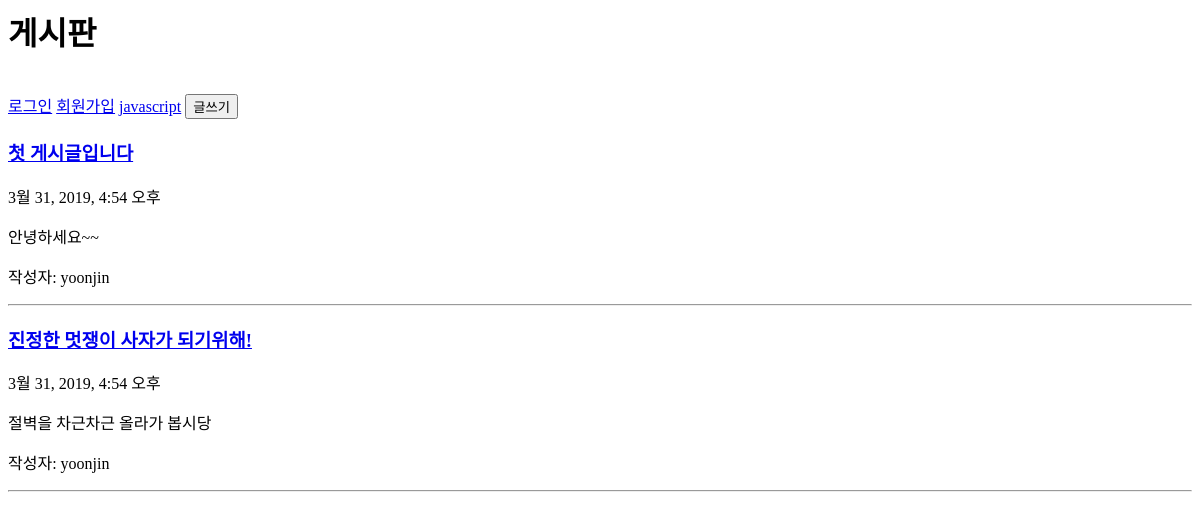
Before: / with the older database file.
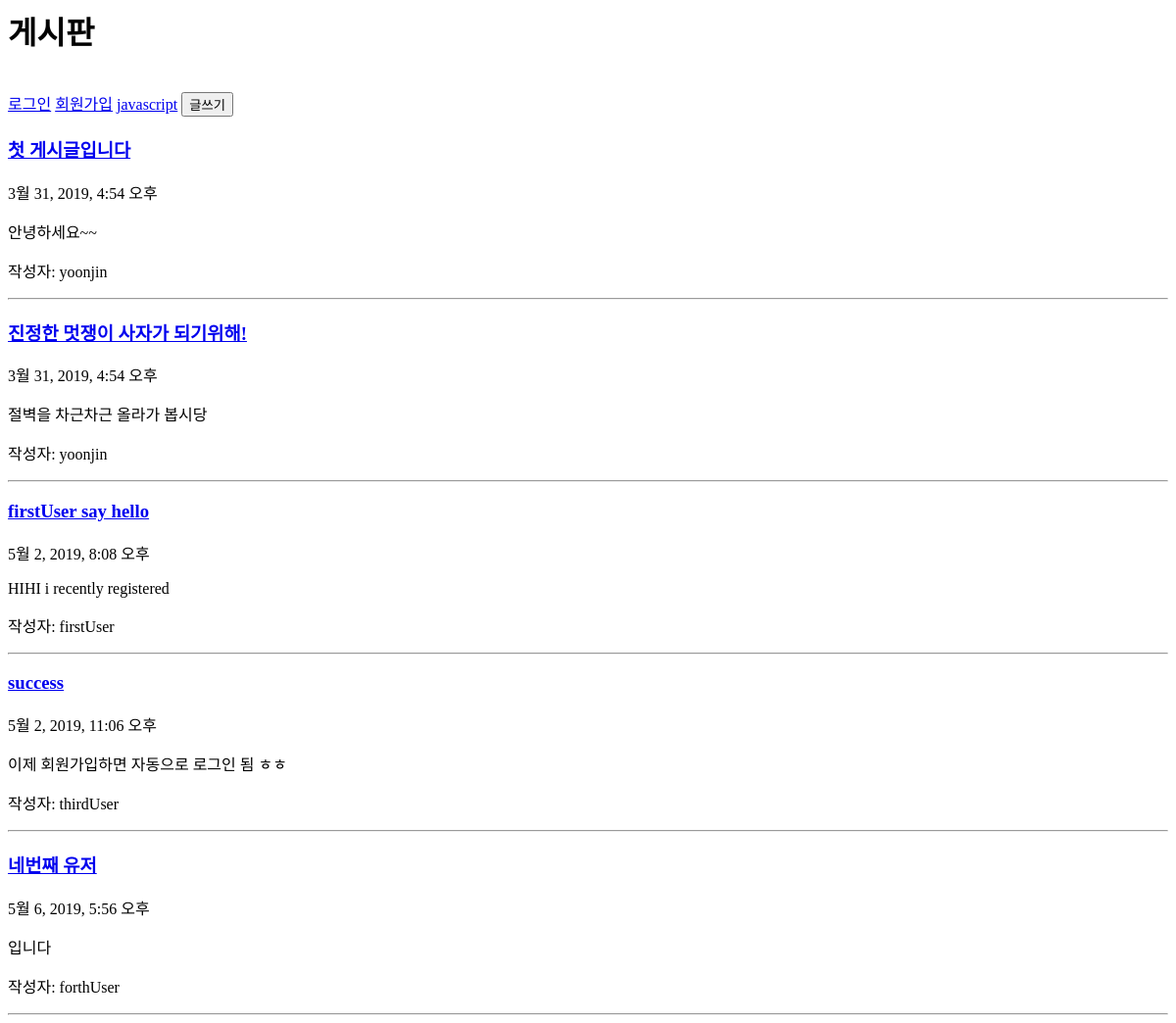
After: the same page with the newer database file.
### blog/models.py (models this page shows)
class Post(models.Model):
    title = models.CharField(max_length=200)
    pub_date = models.DateTimeField(default=timezone.now)
    body = models.TextField()
    writer = models.TextField(default='')

### blog/views.py (the view)
# urls.py: 2. Add a URL to urlpatterns:  url(r'^$', views.home, name='home')
def home(request):
    posts = Post.objects.all
    if request.method == 'POST':
        form = PostForm(request.POST, request.FILES)
        if form.is_valid():
            post = form.save(commit = False)
            post.author = request.user
            post.pub_date = timezone.now()
            post.writer = request.user
            post.save()
            return redirect('home')
    else:
        form = PostForm()
    return render(request, 'home.html',{'posts_list':posts, 'form' : form})

### blog/templates/home.html (shortened to what this page needs)
{% load static %}
<head>
</head>
<h1>게시판</h1><br>
{% if user.is_authenticated %}
    <h3>반갑습니다, {{user.username}}님!</h3>
    <a href = "{% url 'logout' %}">로그아웃</a>
{% else %}
    <a href = "{% url 'login' %}">로그인</a>
    <a href = "{% url 'register' %}">회원가입</a>
{% endif %}
<a href = "{% url 'javascript' %}">javascript</a>
<button id="myBtn">글쓰기</button>
{% for post in posts_list %}
   <a href="{% url 'post_detail' index=post.pk %}"><h3>{{post.title}}</h3></a>
    <p>{{post.pub_date}}</p>
    <p>{{post.body|linebreaks}}</p>
    <p>작성자: {{post.writer}}</p>
    <hr>
{%endfor%}

Changed rows visible on the page:
added Post: title "firstUser say hello", pub_date "5월 2, 2019, 8:08 오후", body "HIHI i recently registered", writer "firstUser"
added Post: title "success", pub_date "5월 2, 2019, 11:06 오후", body "이제 회원가입하면 자동으로 로그인 됨 ㅎㅎ", writer "thirdUser"
added Post: title "네번째 유저", pub_date "5월 6, 2019, 5:56 오후", body "입니다", writer "forthUser"
